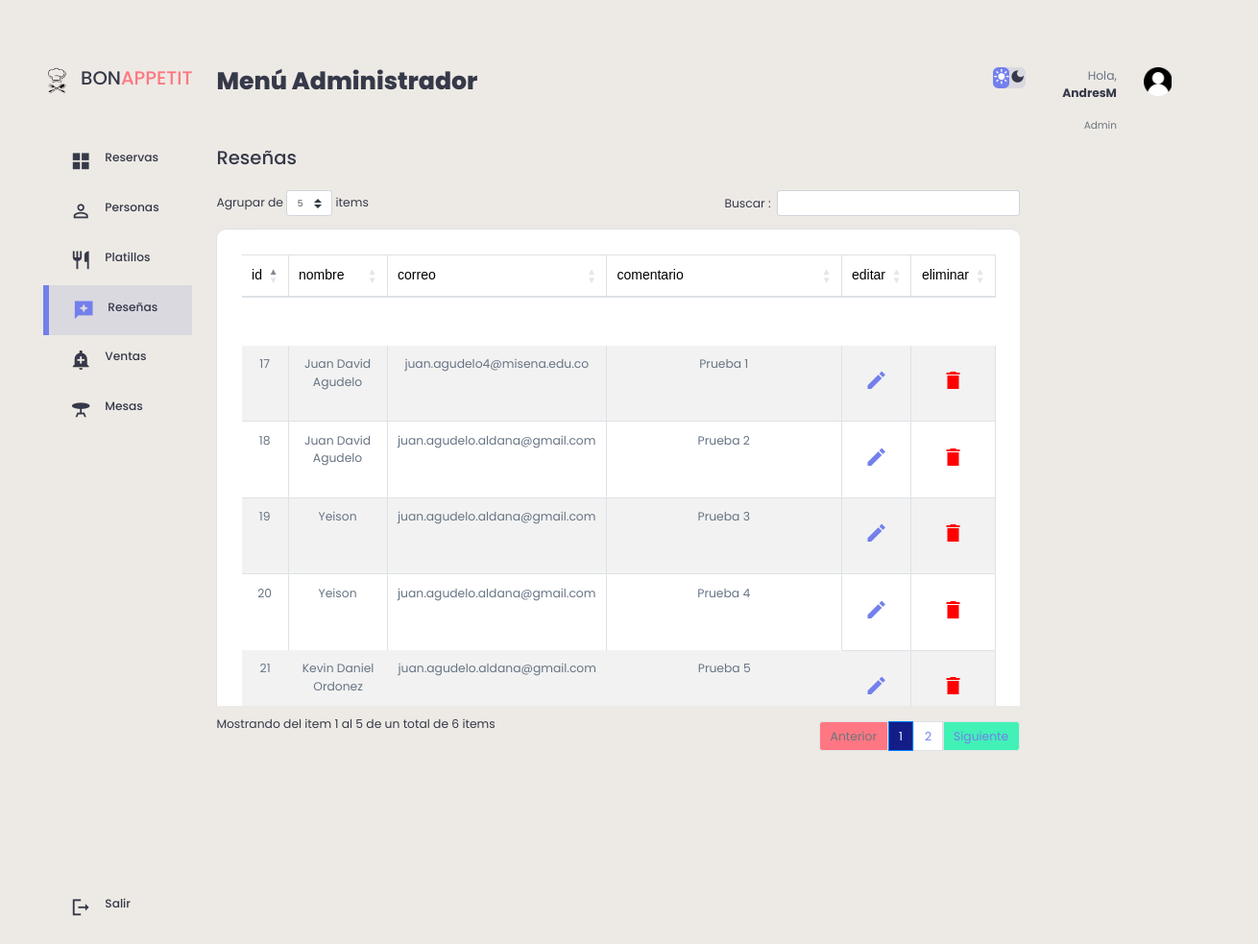
/resenas/resenas.php (signed in), run on the app's committed database.
### tables this page shows
CREATE TABLE `resenas` (
  `id_resena` int(11) NOT NULL,
  `Nombre_Completo` varchar(200) DEFAULT NULL,
  `Correo` varchar(300) DEFAULT NULL,
  `Descripcion` varchar(400) DEFAULT NULL,
  `puntuacion` int(11) NOT NULL
);

### resenas/resenas.php (the view, shortened to what this page needs)
<?php
    include("../db/conexion.php");
    $datos= "SELECT * FROM resenas";
?>
<!DOCTYPE html>
<html lang="en">
<head>
    <link rel="stylesheet" href="https://cdnjs.cloudflare.com/ajax/libs/twitter-bootstrap/4.1.3/css/bootstrap.css">
    <link rel="stylesheet" href="https://cdn.datatables.net/1.10.20/css/dataTables.bootstrap4.min.css">
    <link href="https://cdnjs.cloudflare.com/ajax/libs/font-awesome/5.13.0/css/all.min.css" rel="stylesheet">
    <link rel="stylesheet"a href="../resenas/stylere.css">
</head>
<body>
<div class="content">
    <div class="container1">
    <aside>
        <div class="top">
            <div class="logo">
                <img src="./imag/icon.png">
                <h2>BON<span class="danger">APPETIT</span></h2>
            </div>
        </div>
        <div class="sidebar">
            <a href="../admin/admin.php">
                    <span class="material-icons-sharp">grid_view</span>
                    <h3>Reservas</h3>
            </a>
            <a href="../clientes/clientes.php">
                <span class="material-icons-sharp">person_outline</span>
                <h3>Personas</h3>
            </a>
            <a href="../platillos/platillos.php">
                    <span class="material-icons-sharp">restaurant</span>
                    <h3>Platillos</h3>
               </a>
            <a href="../resenas/resenas.php" class="active">
                <span class="material-icons-sharp">reviews</span>
                <h3>Reseñas</h3>
            </a>
            <a href="../ventas/ventas.php">
                    <span class="material-icons-sharp">add_alert</span>
                    <h3>Ventas</h3>
                </a>
                <a href="../mesas/mesa.php">
                    <span class="material-icons-sharp">table_bar</span>
                    <h3>Mesas</h3>
                </a>
            <a href="../view/cerrar_sesion.php">
                <span class="material-icons-sharp">logout</span>
                <h3>Salir</h3>
            </a>
        </div>
    </aside>
    <main>
        <h1>Menú Administrador</h1>
             <br>
        <div class="recent-orders">
            <h2>Reseñas</h2>
            <table id="tablax" border="0" cellspacing="5" cellpadding="5" class="table table-striped table-bordered" style="width:100%">
            <div class="container2" style="margin-top: 10px;padding: 5px">
            <thead>
                            <tr>
                                <td> <font face="Arial">id</font> </td>
                                <td> <font face="Arial">nombre</font> </td>
                                <td> <font face="Arial">correo</font> </td>
                                <td> <font face="Arial">comentario</font> </td>
                                <td> <font face="Arial">editar</font> </td>
                                <td> <font face="Arial">eliminar</font> </td>
                            </tr>
            </thead>
            </div>
            <tbody>
                            <?php foreach ($conexion -> query($datos) as $row) {
                        ?>
                                <tr>
                                    <td><p><?php echo $row['id_resena'] ?></p></td>
                                    <td><p><?php echo $row['Nombre_Completo'] ?></p></td>
                                    <td><p><?php echo $row['Correo'] ?></p></td>
                                    <td><p><?php echo $row['Descripcion'] ?></p></td>
                                    <th><a href="actualizar.php?id_resena=<?php echo $row['id_resena'] ?> "> <span class="material-icons-sharp">edit</span> </a></td>
                                    <th><a href="delete.php?id_resena=<?php echo $row['id_resena'] ?> "> <span class="material-icons-sharp" style="color: red;">delete</span> </a></td>
                                </tr>
                        <?php
                        }
                    ?>
        </tbody>
        </table>
        </div>
    </main>
    <div class="right">
        <div class="top">
            <div class="theme-toggler">
                <span class="material-icons-sharp active">light_mode</span>
                <span class="material-icons-sharp">dark_mode</span>
            </div>
            <div class="profile">
                <div class="info">
                <p>Hola, <b><?php echo $_SESSION['usuario']; ?></b></p>
                    <small class="text-muted">Admin</small>
                </div>
                <div class="profile-photo">
                    <img src="./imag/user.png">
                </div>
            </div>
        </div>
    </div>
</div>
</div>
</body>
</html>

### resenas/stylere.css (style rules this page uses)
:root { --color-primary:#7380ec; --color-danger:#ff7782; --color-success:#41f1b6; --color-warning:#ffbb55; --color-white:#fff; --color-info-dark:#000000; --color-info-light: #dce1eb; --color-dark:#363949; --color-light:rgba(132,139,200,0.18); --color-primary-variant:#111e88; --color-dark-variant:#677483; --color-background:linear-gradient(to bottom, #EDEAE5, #EDEAE5); --color-tablas:#fff; --card-border-radius:2rem; --border-radius-1:0.4rem; --border-radius-2:0.8rem; --border-radius-3:1.2rem; --card-padding:1.8rem; --padding-1:1.2rem; --box-shadow: 0 2rem 3rem var(--color-light); }
* { margin:0; padding:0; outline:0; appearance:none; border:0; text-decoration:none; list-style:none; box-sizing:border-box; }
html { font-size:14px; }
body { width: 95%; height: 100%; font-family: poppins, sans-serif; font-size:0.88rem; background: var(--color-background); user-select: none; overflow-x: hidden; color: var(--color-dark); margin-top: 50px; margin-left: 20px; }
.container1 { display: grid; width: 96%; margin: 0 auto; gap: 1.8rem; grid-template-columns: 13% 70% 17%; }
a { color: var(--color-dark); }
img { width: 30px; height: 30px; }
h1 { font-weight:800; font-size:1.8rem; }
h2 { font-size:1.4rem; }
h3 { font-size:0.87rem; color: var(--color-dark); }
small { font-size: 0.75rem; }
.profile-photo { width: 2.8rem; height: 2.8rem; overflow: hidden; }
.text-muted { color: var(--color-info-dark); }
p { color: var(--color-dark-variant); }
b { color: var(--color-dark); }
.danger { color: var(--color-danger); }
aside { height: 100vh; }
aside .top { display: flex; align-items: center; justify-content: space-between; margin-top: 1.4rem; }
aside .logo { display: flex; gap: 0.8rem; }
aside .logo img { width: 2rem; height: 2rem; }
font { color: var(--color-info-dark); font-size: 1rem; }
aside .sidebar { display: flex; flex-direction: column; height: 86vh; position: relative; top: 3rem; }
aside h3 { font-weight: 500; }
aside .sidebar a { display: flex; color: var(--color-info-dark); margin-left: 2rem; gap: 1rem; align-items: center; position: relative; height: 3.7rem; transition: all 300ms ease; }
aside .sidebar a span { font-size: 1.6rem; transition: all 300ms ease; color: var(--color-dark); }
aside .sidebar a:last-child { position: absolute; bottom: 2rem; width: 100%; }
aside .sidebar a.active { background: var(--color-light); color: var(--color-primary); margin-left: 0; }
aside .sidebar a.active::before { content: ""; width: 6px; height: 100%; background: var(--color-primary); }
aside .sidebar a.active span { color: var(--color-primary); margin-left: calc(1rem - 3px); }
main { margin-top: 1.4rem; }
main .recent-orders { margin-top: 2rem; }
main .recent-orders h2 { margin-bottom: 0.8rem; }
main .recent-orders table { background: var(--color-tablas); width: 100%; border-radius: var(--card-border-radius); padding: var(--card-padding); text-align: center; box-shadow: var(--box-shadow); transition: all 500ms ease; }
table.dataTable.no-footer { border-radius: 10px 10px 0 0 ; }
table#tablax.dataTable.no-footer { border-radius: 0 0 10px 10px; }
main table tbody { height: 30px; margin-top: -30px; }
main table tbody td { height: 2.8rem; border-bottom: 1px solid var(--color-light); color: var(--color-dark-variant); }
main table tbody tr:last-child td { border: none; }
main .recent-orders a { text-align: center; display: block; margin: 1rem auto; color: var(--color-primary); }
.right { margin-top: 1.4rem; margin-right: 70px; }
.right .top { display: flex; justify-content: end; gap: 2rem; }
.right .theme-toggler { background: var(--color-light); display: flex; justify-content: space-between; align-items: center; height: 1.6rem; width: 4.2rem; cursor: pointer; border-radius: var(--border-radius-1); }
.right .theme-toggler span { font-size: 1.2rem; width: 50%; height: 100%; display: flex; align-items: center; justify-content: center; }
.right .theme-toggler span.active { background: var(--color-primary); color: white; border-radius: var(--border-radius-1); }
.right .top .profile { display: flex; gap: 2rem; text-align: right; }

### data on the page
resenas: id_resena "17", Nombre_Completo "Juan David Agudelo", Correo "juan.agudelo4@misena.edu.co", Descripcion "Prueba 1"
resenas: id_resena "18", Nombre_Completo "Juan David Agudelo", Correo "juan.agudelo.aldana@gmail.com", Descripcion "Prueba 2"
resenas: id_resena "19", Nombre_Completo "Yeison", Correo "juan.agudelo.aldana@gmail.com", Descripcion "Prueba 3"
resenas: id_resena "20", Nombre_Completo "Yeison", Correo "juan.agudelo.aldana@gmail.com", Descripcion "Prueba 4"
resenas: id_resena "21", Nombre_Completo "Kevin Daniel Ordonez", Correo "juan.agudelo.aldana@gmail.com", Descripcion "Prueba 5"

### other printed values
$_SESSION['usuario'] "AndresM"
